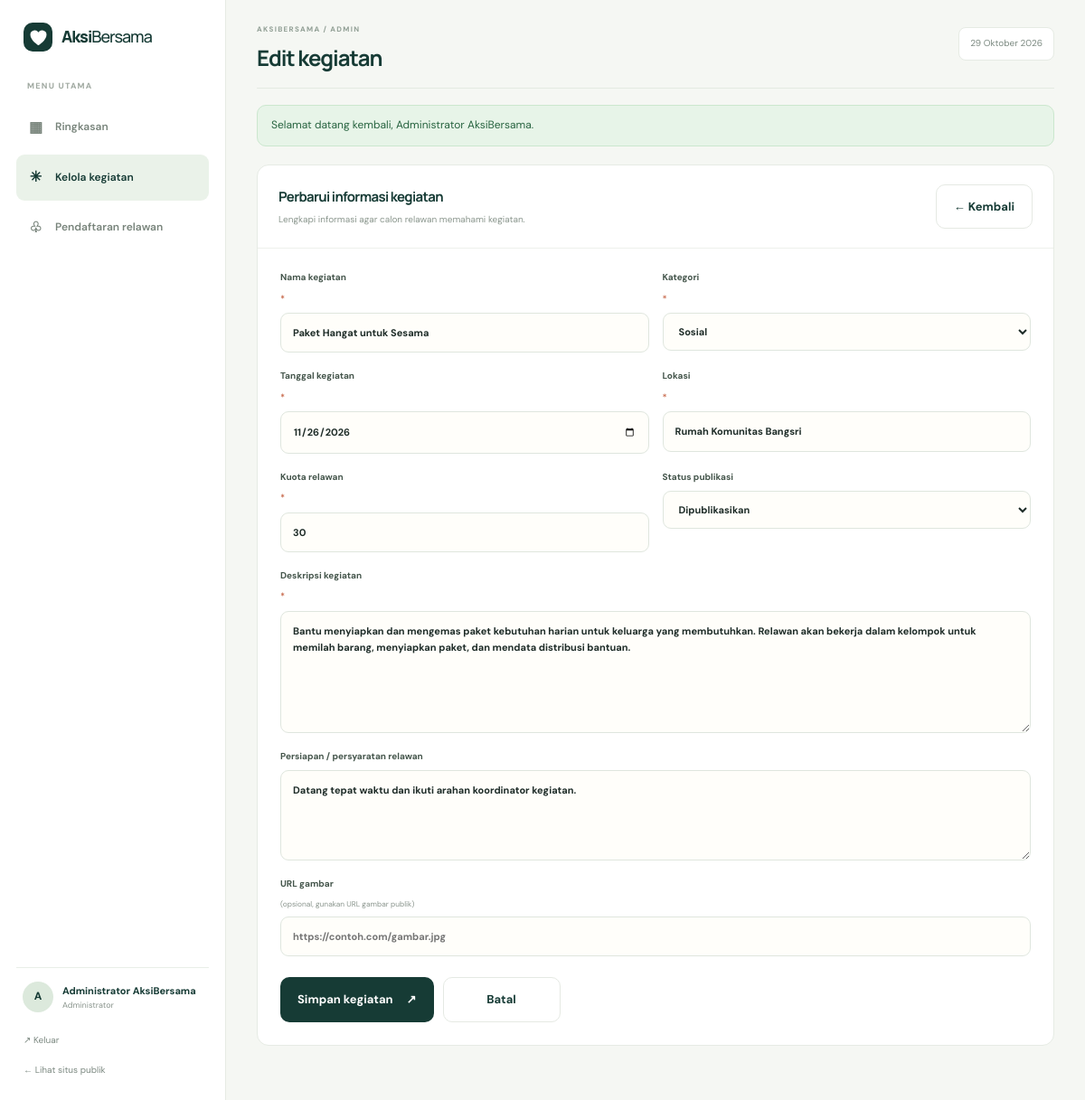
Page /admin/events.php?action=edit&id=3 (signed in) on the committed database.
### tables this page shows
CREATE TABLE events (
    id BIGINT UNSIGNED AUTO_INCREMENT PRIMARY KEY,
    title VARCHAR(150) NOT NULL,
    category ENUM('lingkungan','pendidikan','sosial','kesehatan','kemanusiaan','lainnya') NOT NULL DEFAULT 'sosial',
    event_date DATE NOT NULL,
    location VARCHAR(180) NOT NULL,
    capacity INT UNSIGNED NOT NULL DEFAULT 30,
    description TEXT NOT NULL,
    requirements TEXT NULL,
    image_url VARCHAR(500) NULL,
    status ENUM('draft','published') NOT NULL DEFAULT 'draft',
    created_by BIGINT UNSIGNED NULL,
    created_at TIMESTAMP DEFAULT CURRENT_TIMESTAMP,
    updated_at TIMESTAMP DEFAULT CURRENT_TIMESTAMP ON UPDATE CURRENT_TIMESTAMP,
    CONSTRAINT fk_events_admin FOREIGN KEY (created_by) REFERENCES admins(id) ON DELETE SET NULL,
    INDEX idx_events_public (status, event_date),
    INDEX idx_events_category (category)
);

### includes/functions.php (called while the page is built, shortened)
<?php
function e(?string $value): string {
    return htmlspecialchars($value ?? '', ENT_QUOTES | ENT_SUBSTITUTE, 'UTF-8');
}
function url(string $path = ''): string {
    return rtrim(BASE_URL, '/') . '/' . ltrim($path, '/');
}

### admin/events.php (the view, shortened to what this page needs)
<?php
require_once __DIR__ . '/../config/config.php';
require_once __DIR__ . '/../includes/functions.php';
$categories = ['lingkungan'=>'Lingkungan','pendidikan'=>'Pendidikan','sosial'=>'Sosial','kesehatan'=>'Kesehatan','kemanusiaan'=>'Kemanusiaan','lainnya'=>'Lainnya'];
$action = $_GET['action'] ?? 'list';
$form = ['title'=>'','category'=>'sosial','event_date'=>'','location'=>'','capacity'=>'30','description'=>'','requirements'=>'','image_url'=>'','status'=>'draft'];
$editId = filter_input(INPUT_GET, 'id', FILTER_VALIDATE_INT);
if ($action === 'edit' && $editId) {
    $stmt = $pdo->prepare("SELECT * FROM events WHERE id=?");
    $stmt->execute([$editId]);
    $existing = $stmt->fetch();
    $form = array_merge($form, $existing);
}
require __DIR__ . '/_layout.php';
?>
<?php if ($action === 'create' || $action === 'edit'): ?>
<div class="admin-form-panel"><div class="panel-header"><div><h2><?= $editId ? 'Perbarui informasi kegiatan' : 'Buat kegiatan baru' ?></h2><p>Lengkapi informasi agar calon relawan memahami kegiatan.</p></div><a class="btn btn-outline" href="<?= e(url('admin/events.php')) ?>">← Kembali</a></div>
<form method="post" class="admin-form">
<div class="form-row"><label>Nama kegiatan <span>*</span><input name="title" maxlength="150" value="<?= e($form['title']) ?>" required></label><label>Kategori <span>*</span><select name="category" required><?php foreach ($categories as $key=>$label): ?><option value="<?= e($key) ?>" <?= $form['category']===$key?'selected':'' ?>><?= e($label) ?></option><?php endforeach; ?></select></label></div>
<div class="form-row"><label>Tanggal kegiatan <span>*</span><input type="date" name="event_date" value="<?= e($form['event_date']) ?>" required></label><label>Lokasi <span>*</span><input name="location" maxlength="180" value="<?= e($form['location']) ?>" required></label></div>
<div class="form-row"><label>Kuota relawan <span>*</span><input type="number" name="capacity" min="1" max="10000" value="<?= e((string)$form['capacity']) ?>" required></label><label>Status publikasi<select name="status"><option value="draft" <?= $form['status']==='draft'?'selected':'' ?>>Draft (belum tampil)</option><option value="published" <?= $form['status']==='published'?'selected':'' ?>>Dipublikasikan</option></select></label></div>
<label>Deskripsi kegiatan <span>*</span><textarea name="description" rows="6" required><?= e($form['description']) ?></textarea></label><label>Persiapan / persyaratan relawan<textarea name="requirements" rows="3"><?= e($form['requirements']) ?></textarea></label><label>URL gambar <small>(opsional, gunakan URL gambar publik)</small><input type="url" name="image_url" value="<?= e($form['image_url']) ?>" placeholder="https://contoh.com/gambar.jpg"></label>
<div class="form-actions"><button class="btn btn-primary" type="submit">Simpan kegiatan <span>↗</span></button><a class="btn btn-outline" href="<?= e(url('admin/events.php')) ?>">Batal</a></div></form></div>
<?php endif; ?>
<?php require __DIR__ . '/_footer.php'; ?>

### assets/css/style.css (style rules this page uses)
:root { --forest:#163b35;--forest-2:#214d43;--forest-3:#2d6255;--sage:#dce9df;--sage-2:#eef4ef;--cream:#f8f7f1;--paper:#fffefa;--ink:#1e2c28;--muted:#77837d;--line:#e5e9e3;--amber:#e6b85c;--coral:#df8b6c;--blue:#e3eef8;--shadow:0 18px 55px rgba(21,52,44,.08);--radius:20px }
* { box-sizing:border-box }
html { scroll-behavior:smooth;scroll-padding-top:90px }
body { margin:0;background:var(--paper);color:var(--ink);font-family:'DM Sans',sans-serif;font-size:15px;line-height:1.65;-webkit-font-smoothing:antialiased }
h1,h2,h3,h4,p { margin-top:0 }
h1,h2,h3,.brand { font-family:'Manrope',sans-serif;letter-spacing:-.045em }
a { color:inherit;text-decoration:none }
button,input,textarea,select { font:inherit }
button,a,input,textarea,select { -webkit-tap-highlight-color:transparent }
button { cursor:pointer }
.btn { display:inline-flex;align-items:center;justify-content:center;gap:15px;border:0;border-radius:10px;padding:13px 19px;font-weight:700;font-size:13px;transition:transform .2s,background .2s;cursor:pointer }
.btn-primary { background:var(--forest);color:#fff }
.btn-outline { border:1px solid var(--line);background:white;color:var(--forest) }
.form-stack,.admin-form { display:flex;flex-direction:column;gap:18px }
.form-stack label,.admin-form label { display:flex;flex-direction:column;gap:7px;font-size:11px;font-weight:700;color:#44554b }
.form-stack label>span:not(.consent-check span),.admin-form label>span { color:#c96e51 }
.form-stack label small,.admin-form label small { font-weight:400;color:#8a958d }
.form-stack input:not([type=checkbox]),.form-stack textarea,.admin-form input,.admin-form textarea,.admin-form select,.status-form select { width:100%;border:1px solid #dfe6de;border-radius:9px;background:#fffefa;padding:12px 13px;font-size:12px;color:var(--ink);outline:none;transition:border .2s,box-shadow .2s }
.form-stack textarea,.admin-form textarea { resize:vertical;min-height:100px }
.form-row { display:grid;grid-template-columns:1fr 1fr;gap:15px }
.admin-body { background:#f5f7f3;min-height:100vh }
.admin-panel,.admin-form-panel { background:#fff;border:1px solid #e6ebe4;border-radius:13px;overflow:hidden;margin-bottom:23px }
.panel-header { display:flex;justify-content:space-between;align-items:center;gap:20px;padding:21px 23px;border-bottom:1px solid #edf0eb }
.panel-header h2 { font-size:15px;color:var(--forest);margin:0 0 4px }
.panel-header p { font-size:10px;color:#8a968d;margin:0 }
.admin-form-panel { padding-bottom:25px }
.admin-form-panel>.panel-header { margin-bottom:24px }
.admin-form { padding:0 25px }
.admin-form label { font-size:10px }
.admin-form input,.admin-form textarea,.admin-form select { font-size:11px }
.form-actions { display:flex;gap:10px;margin-top:5px }
.form-actions .btn { min-width:130px }

### rows in the picture
events: title "Paket Hangat untuk Sesama", category "Sosial", event_date "11/26/2026", location "Rumah Komunitas Bangsri", capacity "30", status "Dipublikasikan", description "Bantu menyiapkan dan mengemas paket kebutuhan harian untuk keluarga yang membutuhkan. Relawan akan bekerja dalam kelompok untuk memilah barang, menyiapkan paket, dan mendata distribusi bantuan.", requirements "Datang tepat waktu dan ikuti arahan koordinator kegiatan."

### other values in the picture
substr($_SESSION['admin_name'] ?? 'A', 0, 1) "A"
$_SESSION['admin_name'] "Administrator AksiBersama"
$adminTitle "Edit kegiatan"
$flashMessage['message'] "Selamat datang kembali, Administrator AksiBersama."
